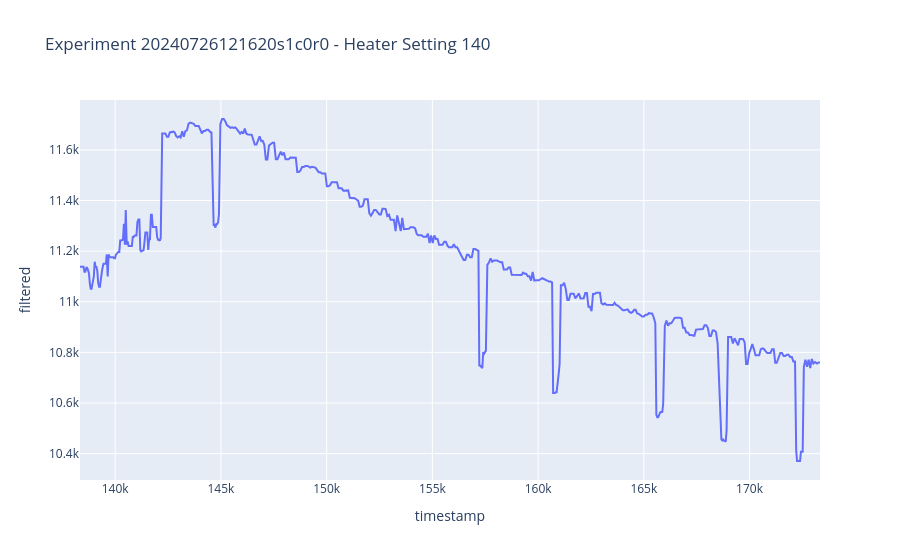

Source (notebook cell):
### Code cell
filtered_grouped = df_filtered.groupby(grouping_channel, as_index=False, group_keys=False)
groups_filtered = list(filtered_grouped.groups.keys())
# Use the index to get the specific group
index = 0  # Replace with the desired index
experiment_id_value, heater_setting_value = groups_filtered[index]

# Fetch the specific group
f_group = filtered_grouped.get_group((experiment_id_value, heater_setting_value))

# Now you can plot this group
fig = px.line(f_group, x='timestamp', y='filtered', title=f'Experiment {experiment_id_value} - Heater Setting {heater_setting_value}')
fig.show()

### Figure 1 — Plotly figure (JSON) as saved in the notebook; plotly's stock layout.template omitted (floating-point values rounded to 4 significant figures; data arrays with more than 128 entries replaced by an {"elided": "..."} marker saying what was removed)
{"data": [{"hovertemplate": "timestamp=%{x}<br>filtered=%{y}<extra></extra>", "legendgroup": "", "line": {"color": "#636efa", "dash": "solid"}, "marker": {"symbol": "circle"}, "mode": "lines", "name": "", "orientation": "v", "showlegend": false, "type": "scatter", "x": {"elided": "473 int values"}, "xaxis": "x", "y": {"elided": "473 int values"}, "yaxis": "y"}], "layout": {"legend": {"tracegroupgap": 0}, "title": {"text": "Experiment 20240726121620s1c0r0 - Heater Setting 140"}, "xaxis": {"anchor": "y", "domain": [0, 1], "title": {"text": "timestamp"}}, "yaxis": {"anchor": "x", "domain": [0, 1], "title": {"text": "filtered"}}}}
